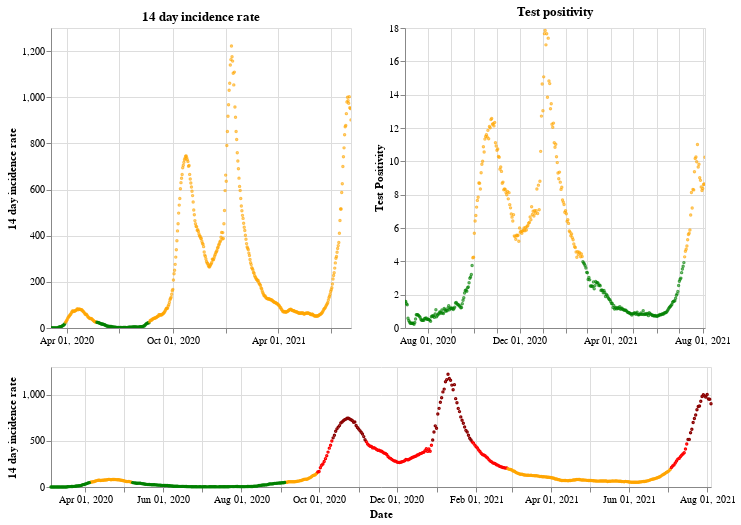

Notebook code cell kept with this figure:
### Markdown cell above
## Northern Ireland

### Code cell
plot_traffic_light('Northern Ireland')

### Figure 1 — Vega-Lite specification as saved in the notebook (floating-point values rounded to 4 significant figures; data arrays with more than 128 entries replaced by an {"elided": "..."} marker saying what was removed)
{"config": {"view": {"continuousWidth": 400, "continuousHeight": 300}}, "vconcat": [{"hconcat": [{"mark": {"type": "point", "size": 2}, "encoding": {"color": {"condition": {"value": "green", "test": "(datum.twoWeeklyCasesRate <= 25)"}, "value": "orange"}, "tooltip": [{"type": "nominal", "field": "areaName"}, {"type": "temporal", "field": "date"}, {"type": "quantitative", "field": "twoWeeklyCasesRate"}, {"type": "quantitative", "field": "testPositivity"}], "x": {"type": "temporal", "axis": {"title": ""}, "field": "date", "scale": {"domain": {"selection": "DateBrush"}}, "timeUnit": "yearmonthdate"}, "y": {"type": "quantitative", "axis": {"title": "14 day incidence rate"}, "field": "twoWeeklyCasesRate"}}, "title": "14 day incidence rate", "width": 300}, {"mark": {"type": "point", "size": 2}, "encoding": {"color": {"condition": {"value": "green", "test": "(datum.testPositivity <= 4)"}, "value": "orange"}, "tooltip": [{"type": "nominal", "field": "areaName"}, {"type": "temporal", "field": "date"}, {"type": "quantitative", "field": "twoWeeklyCasesRate"}, {"type": "quantitative", "field": "testPositivity"}], "x": {"type": "temporal", "axis": {"title": ""}, "field": "date", "scale": {"domain": {"selection": "DateBrush"}}, "timeUnit": "yearmonthdate"}, "y": {"type": "quantitative", "axis": {"title": "Test Positivity"}, "field": "testPositivity"}}, "title": "Test positivity", "width": 300}]}, {"layer": [{"mark": {"type": "point", "size": 2}, "encoding": {"color": {"condition": {"value": "orange", "test": "(((datum.testPositivity < 4) && (datum.twoWeeklyCasesRate >= 50)) && (datum.twoWeeklyCasesRate < 200))"}, "value": "red"}, "opacity": {"condition": {"value": 1, "test": "((datum.twoWeeklyCasesRate >= 50) && (datum.twoWeeklyCasesRate < 500))"}, "value": 0}, "tooltip": [{"type": "nominal", "field": "areaName"}, {"type": "temporal", "field": "date"}, {"type": "quantitative", "field": "twoWeeklyCasesRate"}, {"type": "quantitative", "field": "testPositivity"}], "x": {"type": "temporal", "axis": {"title": "Date"}, "field": "date", "timeUnit": "yearmonthdate"}, "y": {"type": "quantitative", "axis": {"title": "14 day incidence rate"}, "field": "twoWeeklyCasesRate"}}, "selection": {"DateBrush": {"type": "interval", "encodings": ["x"], "fields": ["Time"]}}}, {"mark": {"type": "point", "size": 2}, "encoding": {"color": {"value": "darkred"}, "opacity": {"condition": {"value": 1, "test": "(datum.twoWeeklyCasesRate >= 500)"}, "value": 0}, "tooltip": [{"type": "nominal", "field": "areaName"}, {"type": "temporal", "field": "date"}, {"type": "quantitative", "field": "twoWeeklyCasesRate"}, {"type": "quantitative", "field": "testPositivity"}], "x": {"type": "temporal", "axis": {"title": "Date"}, "field": "date", "timeUnit": "yearmonthdate"}, "y": {"type": "quantitative", "axis": {"title": "14 day incidence rate"}, "field": "twoWeeklyCasesRate"}}}, {"mark": {"type": "point", "size": 2}, "encoding": {"color": {"condition": {"value": "green", "test": "((datum.testPositivity < 4) && (datum.twoWeeklyCasesRate < 50))"}, "value": "orange"}, "opacity": {"condition": {"value": 1, "test": "(datum.twoWeeklyCasesRate < 50)"}, "value": 0}, "tooltip": [{"type": "nominal", "field": "areaName"}, {"type": "temporal", "field": "date"}, {"type": "quantitative", "field": "twoWeeklyCasesRate"}, {"type": "quantitative", "field": "testPositivity"}], "x": {"type": "temporal", "axis": {"title": "Date"}, "field": "date", "timeUnit": "yearmonthdate"}, "y": {"type": "quantitative", "axis": {"title": "14 day incidence rate"}, "field": "twoWeeklyCasesRate"}}}], "height": 120, "width": 660}], "data": {"name": "data-c5bf2e703c6e8662f102cbc63d4c0d11"}, "$schema": "https://vega.github.io/schema/vega-lite/v4.8.1.json", "datasets": {"data-c5bf2e703c6e8662f102cbc63d4c0d11": {"elided": "518 records"}}}
